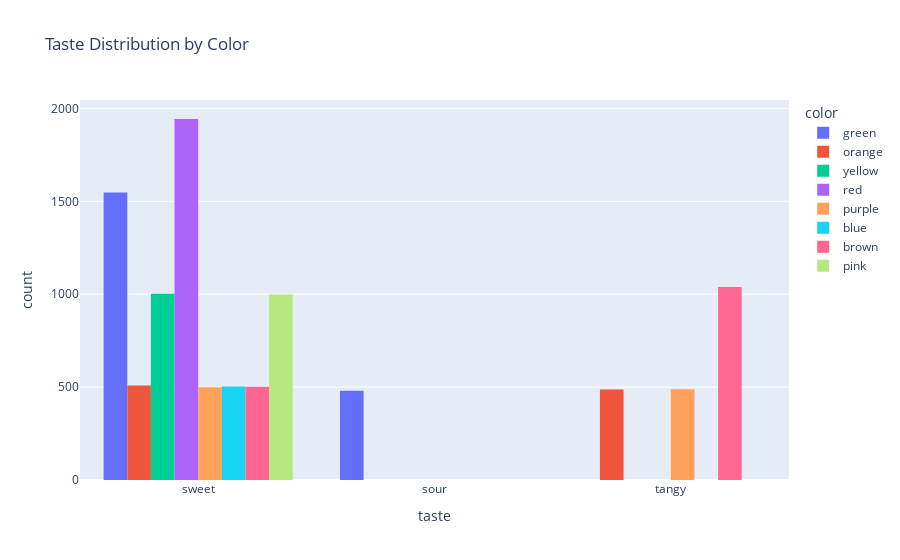

This figure's notebook cell:
### Code cell
# Taste vs Color Distribution
fig = px.histogram(fruit_data, x='taste', color='color', barmode='group',
                   title='Taste Distribution by Color')
fig.show()

### Figure 1 — Plotly figure (JSON) as saved in the notebook; plotly's stock layout.template omitted (floating-point values rounded to 4 significant figures; data arrays with more than 128 entries replaced by an {"elided": "..."} marker saying what was removed)
{"data": [{"alignmentgroup": "True", "bingroup": "x", "hovertemplate": "color=green<br>taste=%{x}<br>count=%{y}<extra></extra>", "legendgroup": "green", "marker": {"color": "#636efa", "pattern": {"shape": ""}}, "name": "green", "offsetgroup": "green", "orientation": "v", "showlegend": true, "type": "histogram", "x": {"elided": "2029 str values"}, "xaxis": "x", "yaxis": "y"}, {"alignmentgroup": "True", "bingroup": "x", "hovertemplate": "color=orange<br>taste=%{x}<br>count=%{y}<extra></extra>", "legendgroup": "orange", "marker": {"color": "#EF553B", "pattern": {"shape": ""}}, "name": "orange", "offsetgroup": "orange", "orientation": "v", "showlegend": true, "type": "histogram", "x": {"elided": "996 str values"}, "xaxis": "x", "yaxis": "y"}, {"alignmentgroup": "True", "bingroup": "x", "hovertemplate": "color=yellow<br>taste=%{x}<br>count=%{y}<extra></extra>", "legendgroup": "yellow", "marker": {"color": "#00cc96", "pattern": {"shape": ""}}, "name": "yellow", "offsetgroup": "yellow", "orientation": "v", "showlegend": true, "type": "histogram", "x": {"elided": "1002 str values"}, "xaxis": "x", "yaxis": "y"}, {"alignmentgroup": "True", "bingroup": "x", "hovertemplate": "color=red<br>taste=%{x}<br>count=%{y}<extra></extra>", "legendgroup": "red", "marker": {"color": "#ab63fa", "pattern": {"shape": ""}}, "name": "red", "offsetgroup": "red", "orientation": "v", "showlegend": true, "type": "histogram", "x": {"elided": "1943 str values"}, "xaxis": "x", "yaxis": "y"}, {"alignmentgroup": "True", "bingroup": "x", "hovertemplate": "color=purple<br>taste=%{x}<br>count=%{y}<extra></extra>", "legendgroup": "purple", "marker": {"color": "#FFA15A", "pattern": {"shape": ""}}, "name": "purple", "offsetgroup": "purple", "orientation": "v", "showlegend": true, "type": "histogram", "x": {"elided": "988 str values"}, "xaxis": "x", "yaxis": "y"}, {"alignmentgroup": "True", "bingroup": "x", "hovertemplate": "color=blue<br>taste=%{x}<br>count=%{y}<extra></extra>", "legendgroup": "blue", "marker": {"color": "#19d3f3", "pattern": {"shape": ""}}, "name": "blue", "offsetgroup": "blue", "orientation": "v", "showlegend": true, "type": "histogram", "x": {"elided": "503 str values"}, "xaxis": "x", "yaxis": "y"}, {"alignmentgroup": "True", "bingroup": "x", "hovertemplate": "color=brown<br>taste=%{x}<br>count=%{y}<extra></extra>", "legendgroup": "brown", "marker": {"color": "#FF6692", "pattern": {"shape": ""}}, "name": "brown", "offsetgroup": "brown", "orientation": "v", "showlegend": true, "type": "histogram", "x": {"elided": "1541 str values"}, "xaxis": "x", "yaxis": "y"}, {"alignmentgroup": "True", "bingroup": "x", "hovertemplate": "color=pink<br>taste=%{x}<br>count=%{y}<extra></extra>", "legendgroup": "pink", "marker": {"color": "#B6E880", "pattern": {"shape": ""}}, "name": "pink", "offsetgroup": "pink", "orientation": "v", "showlegend": true, "type": "histogram", "x": {"elided": "998 str values"}, "xaxis": "x", "yaxis": "y"}], "layout": {"barmode": "group", "legend": {"title": {"text": "color"}, "tracegroupgap": 0}, "title": {"text": "Taste Distribution by Color"}, "xaxis": {"anchor": "y", "domain": [0, 1], "title": {"text": "taste"}}, "yaxis": {"anchor": "x", "domain": [0, 1], "title": {"text": "count"}}}}
